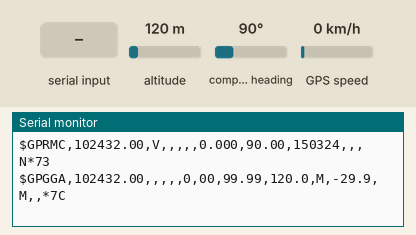
A sketch run on a simulated ESP32. On the bench: the last lines printed to the serial monitor. The test bench sets the inputs (shaded band); at power-on: compass heading 90°, altitude 120 m, GPS speed 0 km/h. WiFi joins after 1.5 s; servers stay silent unless stated; the GPS gets a fix after 3 s at 37.7749, -122.4194 with 8 satellites.

Above: at 3.0 s.
3.1 s: compass heading set to 269°
At 4.6 s:
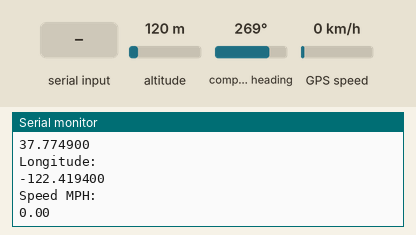
5.3 s: altitude set to 20 m
8.3 s: GPS speed set to 2 km/h
At 9.7 s:
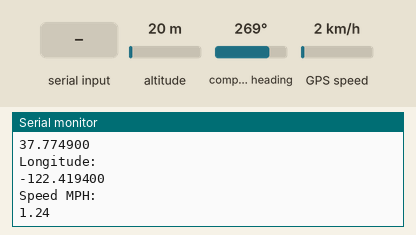
10.3 s: GPS speed set to 30 km/h
At 11.7 s:
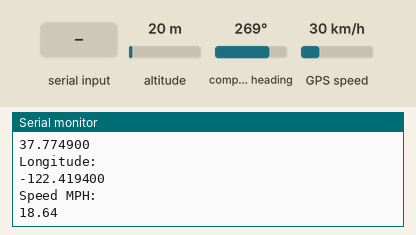
14.3 s: "1" received over Serial
At 14.7 s:
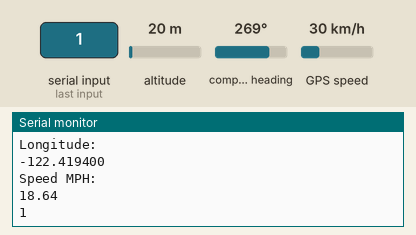
15.8 s: altitude set to 250 m
At 16.7 s:
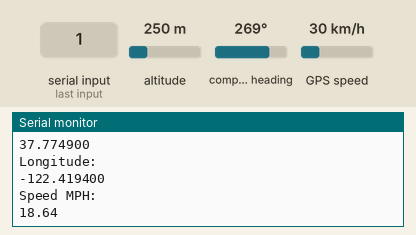
Timing chart, 0 to 18.8 s (numbered marks = the images above; inputs shaded):
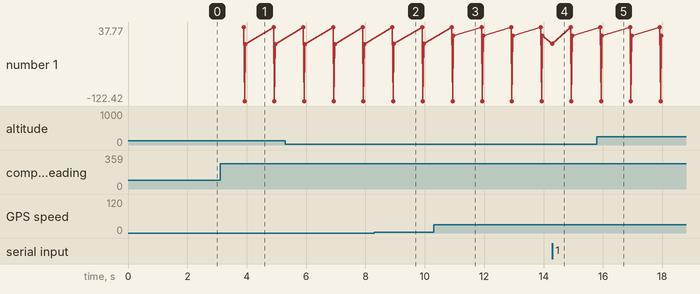

Measured:
- after the input at 3.1 s, the serial monitor: prints a new line after 0.71 s (image 1)
- after the input at 8.3 s, the serial monitor: prints a new line after 0.51 s (image 2)
- after the input at 10.3 s, the serial monitor: prints a new line after 0.51 s (image 3)
- after the input at 14.3 s, the serial monitor: prints a new line at once (image 4)
- after the input at 15.8 s, the serial monitor: prints a new line at once (image 5)
- plotted number 1: 0 → 1.24 after the input at 8.3 s, 1.24 → 18.64 after the input at 10.3 s

The sketch:

ESL_PROJECT.ino
```cpp
#include "TinyGPS++.h"
#include <WiFi.h>
#include <WiFiClient.h>
#include <BlynkSimpleEsp32.h>
#define BLYNK_PRINT Serial
#define ON LOW
#define OFF HIGH

char auth[] = "AymjzkzKNKl2J4miQlpklasM7QwET1qM";
char ssid[] = "faax";
char pass[] = "110445fahsai";
BlynkTimer timer;
TinyGPSPlus gps;
void setup()
{
Serial.begin(9600);
Blynk.begin(auth, ssid, pass);
Serial.println("GPS Start");
timer.setInterval(1000L, sendGPS);

}

String num ;
String lon_ ;
int speed_ = 0 ;
int Index1 = 0;


void sendGPS()
{
  Blynk.virtualWrite(V1, Index1, num, lon_, "value");
  Blynk.virtualWrite(V2, speed_);
}


void loop()
{
  Blynk.run();   /* Initiates Blynk */
  timer.run();    /* run BlynkTimer */

while(Serial.available())//While there are characters to come from the GPS
{
  char temp = Serial.read();
gps.encode(temp);//This feeds the serial NMEA data into the library one char at a time
Serial.write(temp);
}
if(gps.location.isUpdated())//This will pretty much be fired all the time anyway but will at least reduce it to only after a package of NMEA data comes in
{
//Get the latest info from the gps object which it derived from the data sent by the GPS unit
num = String(gps.location.lat(),6);
lon_ = String(gps.location.lng(),6);
speed_ =  gps.speed.mph() ;


Serial.println("Latitude:");
Serial.println(num);
Serial.println("Longitude:");
Serial.println(gps.location.lng(), 6);
Serial.println("Speed MPH:");
Serial.println(gps.speed.mph());
Serial.println("");
}
}
```
